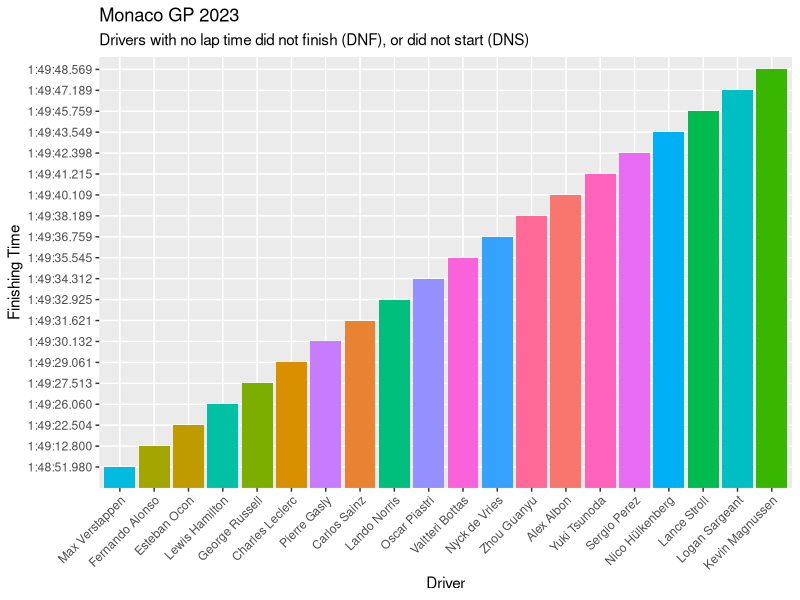

The R script that drew this image:
## ---- chunk 1
#|label: setup
#|message: false

suppressPackageStartupMessages({
  library(tidyverse)
  library(dplyr)
  library(ggplot2)
  })
## ---- chunk 2
#|label: Monaco tibble
Monaco <- tibble(
  Position = c(1, 2, 3, 4, 5, 6, 7, 8, 9, 10, 11, 12, 13, 14, 15, 16, 17, 18, 19, 20),
  Driver = c("Max Verstappen", "Fernando Alonso", "Esteban Ocon", "Lewis Hamilton", "George Russell", "Charles Leclerc", "Pierre Gasly", "Carlos Sainz", "Lando Norris", "Oscar Piastri", "Valtteri Bottas", "Nyck de Vries", "Zhou Guanyu", "Alex Albon", "Yuki Tsunoda", "Sergio Perez", "Nico Hülkenberg", "Lance Stroll", "Logan Sargeant", "Kevin Magnussen"),
  Team = c("Red Bull Racing", "Aston Martin", "Alpine", "Mercedes", "Mercedes", "Ferrari", "Alpine", "Ferrari", "McLaren", "McLaren", "Alfa Romeo", "RB", "Alfa Romeo", "Williams", "RB", "Red Bull Racing", "Haas", "Aston Martin", "Williams", "Haas"),
  Laps = c(78, 78, 78, 78, 78, 78, 78, 78, 78, 78, 78, 78, 78, 78, 78, 78, 78, 78, 78, 78),
  Time_Retired = c("1:48:51.980", "1:49:12.800", "1:49:22.504", "1:49:26.060", "1:49:27.513", "1:49:29.061", "1:49:30.132", "1:49:31.621", "1:49:32.925", "1:49:34.312", "1:49:35.545", "1:49:36.759", "1:49:38.189", "1:49:40.109", "1:49:41.215", "1:49:42.398", "1:49:43.549", "1:49:45.759", "1:49:47.189", "1:49:48.569"),
  Gap = c("0s", "+20.820s", "+30.524s", "+34.080s", "+35.533s", "+37.081s", "+38.132s", "+39.621s", "+40.925s", "+42.312s", "+43.545s", "+44.759s", "+46.189s", "+48.109s", "+49.215s", "+50.398s", "+51.549s", "+53.759s", "+55.189s", "+56.569s"),
  Points = c(25, 18, 15, 12, 10, 8, 6, 4, 2, 1, 0, 0, 0, 0, 0, 0, 0, 0, 0, 0),
  Speed_mph = c(120.3, 120.0, 119.5, 119.4, 119.3, 119.3, 119.2, 119.1, 119.0, 118.9, 118.8, 118.8, 118.7, 118.7, 118.6, 118.5, 118.5, 118.4, 118.3, 118.2)
)
Monaco$Time_Retired[Monaco$Time_Retired == "DNF"] <- 0
Monaco$Gap[Monaco$Gap == "0s"] <- NA
Monaco <- Monaco %>%
  arrange(Time_Retired)
## ---- chunk 3
#| label: Monaco plot
ggplot(Monaco, aes(x = fct_reorder(Driver, Time_Retired), y = Time_Retired, fill = Driver)) +
  geom_bar(stat = "identity") +
  labs(title = "Monaco GP 2023",
       subtitle = "Drivers with no lap time did not finish (DNF), or did not start (DNS)",
       x = "Driver",
       y = "Finishing Time",
       color = NA)+
  guides(fill = FALSE) +
  theme(axis.text.x = element_text(angle = 45, hjust = 1))
